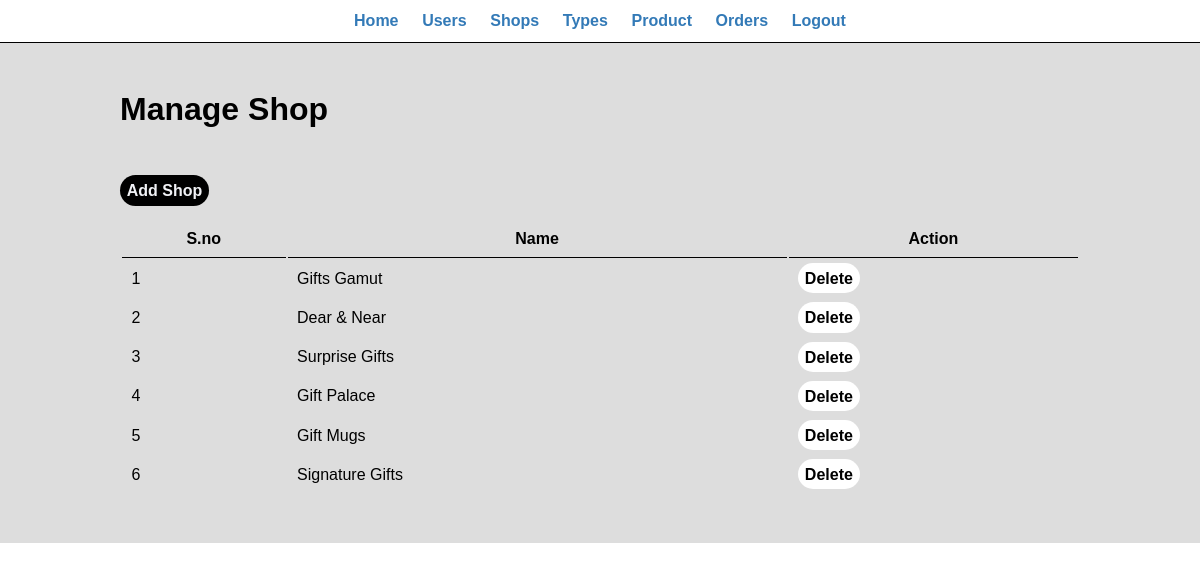
The page /admin/manage-category.php on the database its author committed.
### tables this page shows
CREATE TABLE `categories` (
  `cat_id` int(100) NOT NULL,
  `cat_title` text NOT NULL
);

### admin/manage-category.php (the view)
<?php
include 'partials/menu.php';
?>
<div class="main-content">
<div class="wrapper">
<h1>Manage Shop</h1>
<br>
<br><br>
    <a href="add-category.php" class="btn-primary">Add Shop</a><br><br>
    <table class="tbl-full">
    <tr>
    <th>S.no</th>
    <th>Name</th>
    <th>Action</th>
    </tr>
    <?php
                  $sql = "SELECT * FROM categories";
                  $res = mysqli_query($conn, $sql);
                  if($res == TRUE){
                  $count = mysqli_num_rows($res);
                  $sn =1;
                  if($count>0)
                  {
                      while($rows=mysqli_fetch_assoc($res))
                      {
                        $id = $rows['cat_id'];
                        $catname = $rows['cat_title'];
                        ?>
                             <tr>
                              <td><?php echo $sn++ ; ?></td>
                              <td><?php echo $catname; ?></td>
                              <td>
                              <a href="<?php echo SITEURL;?>admin/delete-category.php?id=<?php echo $id; ?>" class="btn-secondary">Delete</a>
                            </td>
                            </tr>
                        <?php
                      }
                  }
                }
                ?>
    </table>
</div>
</div>

### admin/admin.css (style rules this page uses)
* { margin: 0; padding: 0; font-family: Arial, Helvetica, sans-serif; }
a { text-decoration: none; }
.wrapper { padding: 1%; width: 80%; margin: 0 auto; }
.main-content { background-color: #dddddd; padding: 3% 0; }
.tbl-full { width:100%; }
table tr th { border-bottom: 1px solid black; padding: 1%; }
table tr td { padding: 1%; }
.btn-primary { background-color:rgb(0, 0, 0); color:#f1f2f6; padding:5pt; border-radius: 20pt; text-decoration: none; font-weight: bold; }
.btn-secondary { background-color:rgb(255, 255, 255); color:#000000; padding:5pt; border-radius: 20pt; text-decoration: none; font-weight: bold; }

### rows shown on the page
categories: cat_title "Gifts Gamut"
categories: cat_title "Dear & Near"
categories: cat_title "Surprise Gifts"
categories: cat_title "Gift Palace"
categories: cat_title "Gift Mugs"
categories: cat_title "Signature Gifts"
